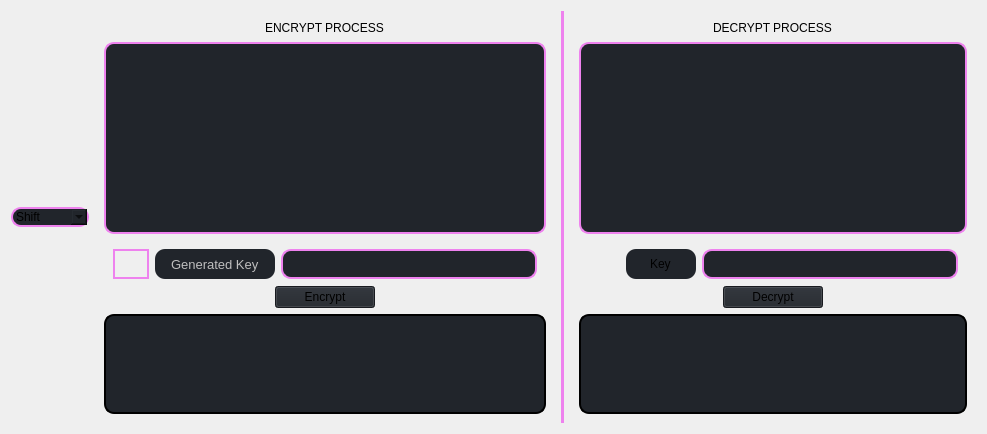
                     <widget class="QWidget" name="home">
                      <property name="styleSheet">
                       <string notr="true"># background-image: url(:/images/images/images/PyDracula_vertical.png);
# background-position: center;
# background-repeat: no-repeat;</string>
                      </property>
                      <layout class="QHBoxLayout" name="horizontalLayout_7">
                       <item alignment="Qt::AlignVCenter">
                        <widget class="QComboBox" name="classical_list">
                         <property name="minimumSize">
                          <size>
                           <width>0</width>
                           <height>0</height>
                          </size>
                         </property>
                         <property name="maximumSize">
                          <size>
                           <width>167</width>
                           <height>32</height>
                          </size>
                         </property>
                         <property name="styleSheet">
                          <string notr="true">background-color: rgb(33, 37, 43);
border: 2px solid violet;
border-radius: 10px;</string>
                         </property>
                         <item>
                          <property name="text">
                           <string>Shift</string>
                          </property>
                         </item>
                         <item>
                          <property name="text">
                           <string>Sustitution</string>
                          </property>
                         </item>
                         <item>
                          <property name="text">
                           <string>Vigenere</string>
                          </property>
                         </item>
                         <item>
                          <property name="text">
                           <string>Affine</string>
                          </property>
                         </item>
                         <item>
                          <property name="text">
                           <string>Hill</string>
                          </property>
                         </item>
                        </widget>
                       </item>
                       <item>
                        <widget class="QWidget" name="classical_input_widget" native="true">
                         <layout class="QVBoxLayout" name="verticalLayout_15">
                          <item>
                           <widget class="QLineEdit" name="classical_encrypt_process">
                            <property name="styleSheet">
                             <string notr="true">background-color: transparent;
border: none;</string>
                            </property>
                            <property name="text">
                             <string>ENCRYPT PROCESS</string>
                            </property>
                            <property name="alignment">
                             <set>Qt::AlignCenter</set>
                            </property>
                            <property name="readOnly">
                             <bool>true</bool>
                            </property>
                           </widget>
                          </item>
                          <item>
                           <widget class="QTextEdit" name="classical_encrypt_input">
                            <property name="styleSheet">
                             <string notr="true">background-color: rgb(33, 37, 43);
border: 2px solid violet;
border-radius: 10px;</string>
                            </property>
                           </widget>
                          </item>
                          <item>
                           <widget class="QWidget" name="classical_generated_key_widget" native="true">
                            <property name="sizePolicy">
                             <sizepolicy hsizetype="Expanding" vsizetype="Expanding">
                              <horstretch>0</horstretch>
                              <verstretch>0</verstretch>
                             </sizepolicy>
                            </property>
                            <property name="minimumSize">
                             <size>
                              <width>0</width>
                              <height>40</height>
                             </size>
                            </property>
                            <property name="maximumSize">
                             <size>
                              <width>16777215</width>
                              <height>40</height>
                             </size>
                            </property>
                            <layout class="QHBoxLayout" name="horizontalLayout_11">
                             <item>
                              <widget class="QPushButton" name="classical_generated_key_icon">
                               <property name="enabled">
                                <bool>true</bool>
                               </property>
                               <property name="minimumSize">
                                <size>
                                 <width>0</width>
                                 <height>30</height>
                                </size>
                               </property>
                               <property name="maximumSize">
                                <size>
                                 <width>16777215</width>
                                 <height>30</height>
                                </size>
                               </property>
                               <property name="styleSheet">
                                <string notr="true">border: 2px solid violet;</string>
                               </property>
                               <property name="text">
                                <string/>
                               </property>
                               <property name="icon">
                                <iconset resource="resources.qrc">
                                 <normaloff>:/icons/images/icons/cil-caret-right.png</normaloff>:/icons/images/icons/cil-caret-right.png</iconset>
                               </property>
                              </widget>
                             </item>
                             <item>
                              <widget class="QLineEdit" name="classica_generated_key_line">
                               <property name="enabled">
                                <bool>false</bool>
                               </property>
                               <property name="sizePolicy">
                                <sizepolicy hsizetype="Expanding" vsizetype="Expanding">
                                 <horstretch>0</horstretch>
                                 <verstretch>0</verstretch>
                                </sizepolicy>
                               </property>
                               <property name="minimumSize">
                                <size>
                                 <width>120</width>
                                 <height>30</height>
                                </size>
                               </property>
                               <property name="maximumSize">
                                <size>
                                 <width>120</width>
                                 <height>30</height>
                                </size>
                               </property>
                               <property name="font">
                                <font>
                                 <family>Segoe UI</family>
                                 <pointsize>10</pointsize>
                                 <weight>50</weight>
                                 <italic>false</italic>
                                 <bold>false</bold>
                                 <kerning>true</kerning>
                                </font>
                               </property>
                               <property name="autoFillBackground">
                                <bool>false</bool>
                               </property>
                               <property name="styleSheet">
                                <string notr="true">background-color: rgb(33, 37, 43);
border: none;
border-radius: 10px;</string>
                               </property>
                               <property name="text">
                                <string>Generated Key</string>
                               </property>
                               <property name="alignment">
                                <set>Qt::AlignCenter</set>
                               </property>
                               <property name="readOnly">
                                <bool>true</bool>
                               </property>
                              </widget>
                             </item>
                             <item>
                              <widget class="QTextEdit" name="classical_generated_key_output">
                               <property name="minimumSize">
                                <size>
                                 <width>0</width>
                                 <height>30</height>
                                </size>
                               </property>
                               <property name="maximumSize">
                                <size>
                                 <width>16777215</width>
                                 <height>30</height>
                                </size>
                               </property>
                               <property name="styleSheet">
                                <string notr="true">background-color: rgb(33, 37, 43);
border: 2px solid violet;
border-radius: 10px;</string>
                               </property>
                               <property name="readOnly">
                                <bool>false</bool>
                               </property>
                              </widget>
                             </item>
                            </layout>
                           </widget>
                          </item>
                          <item alignment="Qt::AlignHCenter">
                           <widget class="QPushButton" name="classical_btn_encrypt">
                            <property name="sizePolicy">
                             <sizepolicy hsizetype="Minimum" vsizetype="Expanding">
                              <horstretch>0</horstretch>
                              <verstretch>0</verstretch>
                             </sizepolicy>
                            </property>
                            <property name="minimumSize">
                             <size>
                              <width>100</width>
                              <height>0</height>
                             </size>
                            </property>
                            <property name="maximumSize">
                             <size>
                              <width>500</width>
                              <height>40</height>
                             </size>
                            </property>
                            <property name="styleSheet">
                             <string notr="true">background-color: rgb(33, 37, 43);</string>
                            </property>
                            <property name="text">
                             <string>Encrypt</string>
                            </property>
                            <property name="icon">
                             <iconset resource="resources.qrc">
                              <normaloff>:/icons/images/icons/cil-lock-locked.png</normaloff>:/icons/images/icons/cil-lock-locked.png</iconset>
                            </property>
                           </widget>
                          </item>
                          <item>
                           <widget class="QTextEdit" name="classical_encrypt_output">
                            <property name="minimumSize">
                             <size>
                              <width>0</width>
                              <height>0</height>
                             </size>
                            </property>
                            <property name="maximumSize">
                             <size>
                              <width>16777215</width>
                              <height>100</height>
                             </size>
                            </property>
                            <property name="styleSheet">
                             <string notr="true">background-color: rgb(33, 37, 43);
border: 2px solid black;
border-radius: 10px;</string>
                            </property>
                            <property name="readOnly">
                             <bool>true</bool>
                            </property>
                           </widget>
                          </item>
                         </layout>
                        </widget>
                       </item>
                       <item>
                        <widget class="QFrame" name="classical_vertical_line">
                         <property name="styleSheet">
                          <string notr="true">border-width: 5px;
 border-style: solid; 
border-color: violet;</string>
                         </property>
                         <property name="frameShape">
                          <enum>QFrame::VLine</enum>
                         </property>
                         <property name="frameShadow">
                          <enum>QFrame::Raised</enum>
                         </property>
                        </widget>
                       </item>
                       <item>
                        <widget class="QWidget" name="classical_output_widget" native="true">
                         <layout class="QVBoxLayout" name="verticalLayout_18">
                          <item>
                           <widget class="QLineEdit" name="classical_decrypt_process">
                            <property name="styleSheet">
                             <string notr="true">background-color: transparent;
border: none;</string>
                            </property>
                            <property name="text">
                             <string>DECRYPT PROCESS</string>
                            </property>
                            <property name="alignment">
                             <set>Qt::AlignCenter</set>
                            </property>
                            <property name="readOnly">
                             <bool>true</bool>
                            </property>
                           </widget>
                          </item>
                          <item>
                           <widget class="QTextEdit" name="classical_decrypt_input">
                            <property name="minimumSize">
                             <size>
                              <width>0</width>
                              <height>0</height>
                             </size>
                            </property>
                            <property name="styleSheet">
                             <string notr="true">background-color: rgb(33, 37, 43);
border: 2px solid violet;
border-radius: 10px;</string>
                            </property>
                            <property name="readOnly">
                             <bool>false</bool>
                            </property>
                            <property name="html">
                             <string>&lt;!DOCTYPE HTML PUBLIC &quot;-//W3C//DTD HTML 4.0//EN&quot; &quot;http://www.w3.org/TR/REC-html40/strict.dtd&quot;&gt;
&lt;html&gt;&lt;head&gt;&lt;meta name=&quot;qrichtext&quot; content=&quot;1&quot; /&gt;&lt;style type=&quot;text/css&quot;&gt;
p, li { white-space: pre-wrap; }
&lt;/style&gt;&lt;/head&gt;&lt;body style=&quot; font-family:'Segoe UI'; font-size:10pt; font-weight:400; font-style:normal;&quot;&gt;
&lt;p style=&quot;-qt-paragraph-type:empty; margin-top:0px; margin-bottom:0px; margin-left:0px; margin-right:0px; -qt-block-indent:0; text-indent:0px;&quot;&gt;&lt;br /&gt;&lt;/p&gt;&lt;/body&gt;&lt;/html&gt;</string>
                            </property>
                           </widget>
                          </item>
                          <item>
                           <widget class="QWidget" name="classical_key_widget" native="true">
                            <property name="sizePolicy">
                             <sizepolicy hsizetype="Expanding" vsizetype="Expanding">
                              <horstretch>0</horstretch>
                              <verstretch>0</verstretch>
                             </sizepolicy>
                            </property>
                            <property name="minimumSize">
                             <size>
                              <width>0</width>
                              <height>40</height>
                             </size>
                            </property>
                            <property name="maximumSize">
                             <size>
                              <width>16777215</width>
                              <height>40</height>
                             </size>
                            </property>
                            <layout class="QHBoxLayout" name="horizontalLayout_10">
                             <item>
                              <widget class="QPushButton" name="classical_key_icon">
                               <property name="enabled">
                                <bool>false</bool>
                               </property>
                               <property name="sizePolicy">
                                <sizepolicy hsizetype="Minimum" vsizetype="Expanding">
                                 <horstretch>0</horstretch>
                                 <verstretch>0</verstretch>
                                </sizepolicy>
                               </property>
                               <property name="minimumSize">
                                <size>
                                 <width>0</width>
                                 <height>30</height>
                                </size>
                               </property>
                               <property name="maximumSize">
                                <size>
                                 <width>16777215</width>
                                 <height>30</height>
                                </size>
                               </property>
                               <property name="focusPolicy">
                                <enum>Qt::WheelFocus</enum>
                               </property>
                               <property name="styleSheet">
                                <string notr="true">border: none;</string>
                               </property>
                               <property name="text">
                                <string/>
                               </property>
                               <property name="icon">
                                <iconset resource="resources.qrc">
                                 <normaloff>:/icons/images/icons/public_key_2.png</normaloff>:/icons/images/icons/public_key_2.png</iconset>
                               </property>
                              </widget>
                             </item>
                             <item>
                              <widget class="QLineEdit" name="classical_key_line">
                               <property name="sizePolicy">
                                <sizepolicy hsizetype="Expanding" vsizetype="Expanding">
                                 <horstretch>0</horstretch>
                                 <verstretch>0</verstretch>
                                </sizepolicy>
                               </property>
                               <property name="minimumSize">
                                <size>
                                 <width>70</width>
                                 <height>30</height>
                                </size>
                               </property>
                               <property name="maximumSize">
                                <size>
                                 <width>70</width>
                                 <height>30</height>
                                </size>
                               </property>
                               <property name="styleSheet">
                                <string notr="true">background-color: rgb(33, 37, 43);
border: none;
border-radius: 10px;</string>
                               </property>
                               <property name="text">
                                <string>Key</string>
                               </property>
                               <property name="alignment">
                                <set>Qt::AlignCenter</set>
                               </property>
                               <property name="readOnly">
                                <bool>true</bool>
                               </property>
                              </widget>
                             </item>
                             <item>
                              <widget class="QTextEdit" name="classical_key_input">
                               <property name="minimumSize">
                                <size>
                                 <width>0</width>
                                 <height>30</height>
                                </size>
                               </property>
                               <property name="maximumSize">
                                <size>
                                 <width>16777215</width>
                                 <height>30</height>
                                </size>
                               </property>
                               <property name="styleSheet">
                                <string notr="true">background-color: rgb(33, 37, 43);
border: 2px solid violet;
border-radius: 10px;</string>
                               </property>
                              </widget>
                             </item>
                            </layout>
                           </widget>
                          </item>
                          <item alignment="Qt::AlignHCenter">
                           <widget class="QPushButton" name="classical_btn_decrypt">
                            <property name="sizePolicy">
                             <sizepolicy hsizetype="Minimum" vsizetype="Expanding">
                              <horstretch>0</horstretch>
                              <verstretch>0</verstretch>
                             </sizepolicy>
                            </property>
                            <property name="minimumSize">
                             <size>
                              <width>100</width>
                              <height>0</height>
                             </size>
                            </property>
                            <property name="maximumSize">
                             <size>
                              <width>500</width>
                              <height>40</height>
                             </size>
                            </property>
                            <property name="styleSheet">
                             <string notr="true">background-color: rgb(33, 37, 43);</string>
                            </property>
                            <property name="text">
                             <string>Decrypt</string>
                            </property>
                            <property name="icon">
                             <iconset resource="resources.qrc">
                              <normaloff>:/icons/images/icons/cil-lock-unlocked.png</normaloff>:/icons/images/icons/cil-lock-unlocked.png</iconset>
                            </property>
                           </widget>
                          </item>
                          <item>
                           <widget class="QTextEdit" name="classical_decrypt_output">
                            <property name="maximumSize">
                             <size>
                              <width>16777215</width>
                              <height>100</height>
                             </size>
                            </property>
                            <property name="styleSheet">
                             <string notr="true">background-color: rgb(33, 37, 43);
border: 2px solid black;
border-radius: 10px;</string>
                            </property>
                            <property name="readOnly">
                             <bool>true</bool>
                            </property>
                           </widget>
                          </item>
                         </layout>
                        </widget>
                       </item>
                      </layout>
                     </widget>
